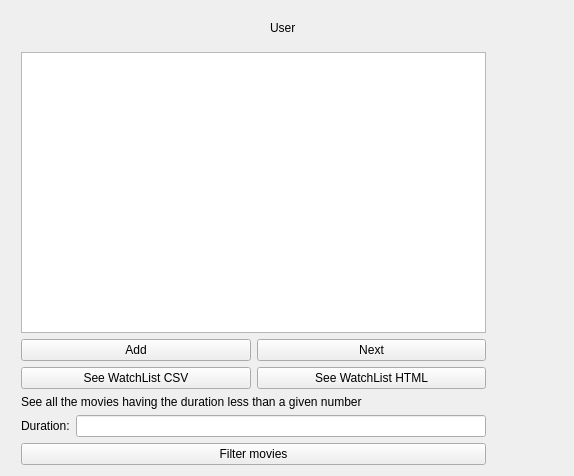
<?xml version="1.0" encoding="UTF-8"?>
<ui version="4.0">
 <class>User</class>
 <widget class="QWidget" name="User">
  <property name="geometry">
   <rect>
    <x>0</x>
    <y>0</y>
    <width>574</width>
    <height>476</height>
   </rect>
  </property>
  <property name="windowTitle">
   <string>Form</string>
  </property>
  <widget class="QLabel" name="label">
   <property name="geometry">
    <rect>
     <x>270</x>
     <y>20</y>
     <width>31</width>
     <height>16</height>
    </rect>
   </property>
   <property name="text">
    <string>User</string>
   </property>
  </widget>
  <widget class="QWidget" name="layoutWidget">
   <property name="geometry">
    <rect>
     <x>21</x>
     <y>52</y>
     <width>465</width>
     <height>413</height>
    </rect>
   </property>
   <layout class="QVBoxLayout" name="verticalLayout_2">
    <item>
     <layout class="QVBoxLayout" name="verticalLayout">
      <item>
       <widget class="QTextEdit" name="textEdit"/>
      </item>
      <item>
       <layout class="QHBoxLayout" name="horizontalLayout">
        <item>
         <widget class="QPushButton" name="user_addW">
          <property name="text">
           <string>Add</string>
          </property>
         </widget>
        </item>
        <item>
         <widget class="QPushButton" name="user_next">
          <property name="text">
           <string>Next</string>
          </property>
         </widget>
        </item>
       </layout>
      </item>
     </layout>
    </item>
    <item>
     <layout class="QHBoxLayout" name="horizontalLayout_3">
      <item>
       <widget class="QPushButton" name="user_see_watch_list">
        <property name="text">
         <string>See WatchList CSV</string>
        </property>
       </widget>
      </item>
      <item>
       <widget class="QPushButton" name="see_watch_list_html">
        <property name="text">
         <string>See WatchList HTML</string>
        </property>
       </widget>
      </item>
     </layout>
    </item>
    <item>
     <layout class="QVBoxLayout" name="verticalLayout_5">
      <item>
       <widget class="QLabel" name="label_4">
        <property name="text">
         <string>See all the movies having the duration less than a given number</string>
        </property>
       </widget>
      </item>
      <item>
       <layout class="QHBoxLayout" name="horizontalLayout_2">
        <item>
         <layout class="QVBoxLayout" name="verticalLayout_3">
          <item>
           <widget class="QLabel" name="label_3">
            <property name="text">
             <string>Duration:</string>
            </property>
           </widget>
          </item>
         </layout>
        </item>
        <item>
         <layout class="QVBoxLayout" name="verticalLayout_4">
          <item>
           <widget class="QLineEdit" name="user_age"/>
          </item>
         </layout>
        </item>
       </layout>
      </item>
      <item>
       <widget class="QPushButton" name="user_filter">
        <property name="text">
         <string>Filter movies</string>
        </property>
       </widget>
      </item>
     </layout>
    </item>
   </layout>
  </widget>
 </widget>
 <resources/>
 <connections/>
</ui>
